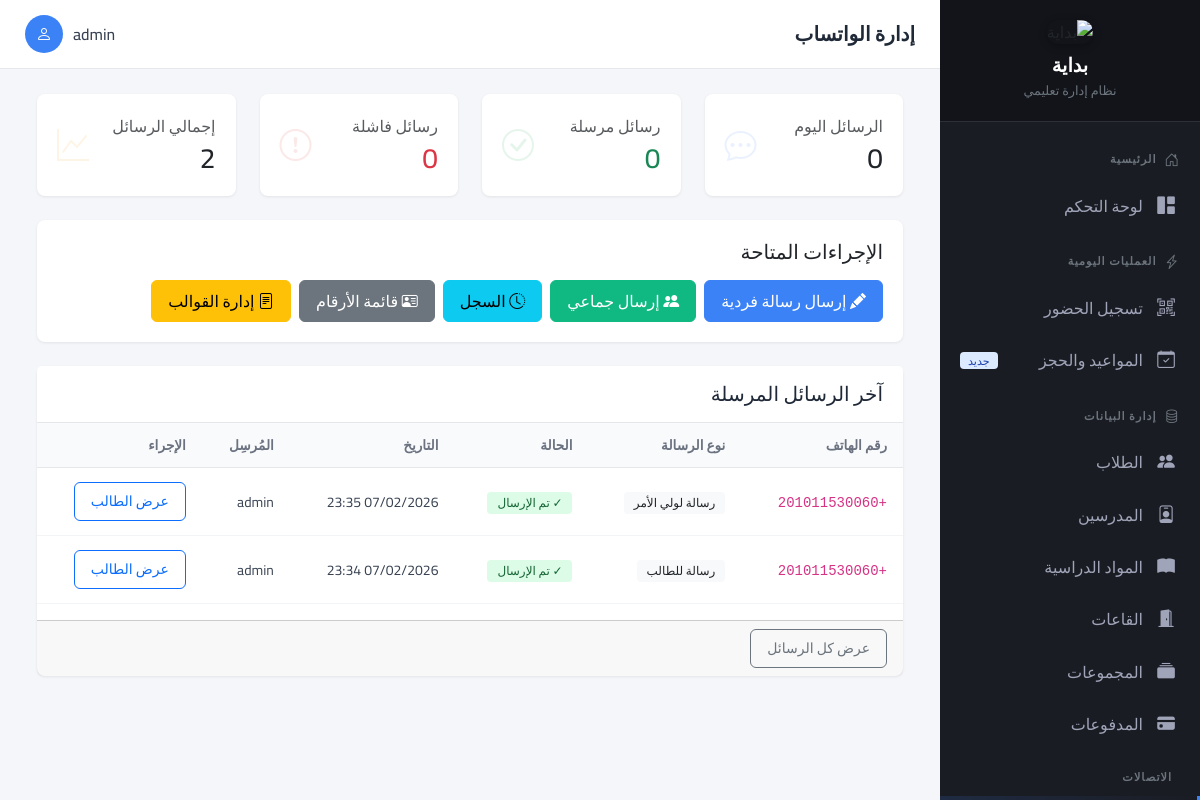
Page /notifications/whatsapp/ (signed in) on the committed database.
### apps/accounts/models.py (models this page shows, shortened)
class User(AbstractUser):
    ROLE_CHOICES = [
        ('admin', 'مدير النظام'),
        ('supervisor', 'مشرف الحضور'),
        ('teacher', 'مدرس'),
    ]
    user_id = models.AutoField(primary_key=True)
    role = models.CharField(
        max_length=20,
        choices=ROLE_CHOICES,
        default='supervisor',
        verbose_name='الدور'
    )
    phone = models.CharField(
        max_length=17,
        blank=True,
        verbose_name='رقم الهاتف'
    )
    is_active = models.BooleanField(default=True)
    created_at = models.DateTimeField(auto_now_add=True)
    updated_at = models.DateTimeField(auto_now=True)
    class Meta:
        db_table = 'users'
        verbose_name = 'مستخدم'
        verbose_name_plural = 'المستخدمين'

### apps/notifications/models.py (models this page shows, shortened)
class WhatsAppMessage(models.Model):
    STATUS_CHOICES = [
        ('pending', 'قيد الانتظار'),
        ('sent', 'تم الإرسال'),
        ('failed', 'فشل الإرسال'),
        ('delivered', 'تم التسليم'),
    ]
    MESSAGE_TYPE_CHOICES = [
        ('student', 'رسالة للطالب'),
        ('parent', 'رسالة لولي الأمر'),
        ('group', 'رسالة جماعية'),
        ('attendance', 'تقرير الحضور'),
        ('payment', 'تقرير المدفوعات'),
        ('custom', 'رسالة مخصصة'),
    ]
    message_id = models.AutoField(primary_key=True)
    phone_number = models.CharField(max_length=20, verbose_name="رقم الهاتف")
    message_text = models.TextField(verbose_name="نص الرسالة")
    message_type = models.CharField(
        max_length=20,
        choices=MESSAGE_TYPE_CHOICES,
        default='custom',
        verbose_name="نوع الرسالة"
    )
    student = models.ForeignKey(
        Student,
        on_delete=models.SET_NULL,
        null=True,
        blank=True,
        related_name='whatsapp_messages',
        verbose_name="الطالب"
    )
    group = models.ForeignKey(
        Group,
        on_delete=models.SET_NULL,
        null=True,
        blank=True,
        related_name='whatsapp_messages',
        verbose_name="المجموعة"
    )
    sent_by = models.ForeignKey(
        User,
        on_delete=models.SET_NULL,
        null=True,
        blank=True,
        related_name='whatsapp_messages_sent',
        verbose_name="المُرسِل"
    )
    status = models.CharField(
        max_length=20,
        choices=STATUS_CHOICES,
        default='pending',
        verbose_name="حالة الرسالة"
    )
    sent_at = models.DateTimeField(null=True, blank=True, verbose_name="وقت الإرسال")
    delivered_at = models.DateTimeField(null=True, blank=True, verbose_name="وقت التسليم")
    created_at = models.DateTimeField(auto_now_add=True, verbose_name="وقت الإنشاء")
    updated_at = models.DateTimeField(auto_now=True, verbose_name="آخر تحديث")
    error_message = models.TextField(blank=True, verbose_name="رسالة الخطأ")
    notes = models.TextField(blank=True, verbose_name="ملاحظات")
    class Meta:
        db_table = 'whatsapp_messages'
        verbose_name = 'رسالة واتساب'
        verbose_name_plural = 'رسائل واتساب'
        ordering = ['-created_at']
        indexes = [
            models.Index(fields=['status', '-created_at']),
            models.Index(fields=['phone_number', '-created_at']),
            models.Index(fields=['message_type', '-created_at']),
        ]

### apps/notifications/views.py (the view)
# urls.py: path('whatsapp/', views.whatsapp_dashboard, name='whatsapp_dashboard'),
@login_required
def whatsapp_dashboard(request):
    today_messages = WhatsAppMessage.objects.filter(
        created_at__date=timezone.now().date()
    )
    stats = {
        'total_today': today_messages.count(),
        'sent_today': today_messages.filter(status='sent').count(),
        'pending_today': today_messages.filter(status='pending').count(),
        'failed_today': today_messages.filter(status='failed').count(),
        'total_all_time': WhatsAppMessage.objects.count(),
    }
    recent_messages = WhatsAppMessage.objects.all()[:20]
    groups = Group.objects.all()
    context = {
        'stats': stats,
        'recent_messages': recent_messages,
        'groups': groups,
        'page_title': 'إدارة الواتساب'
    }
    return render(request, 'notifications/whatsapp_dashboard.html', context)

### templates/notifications/whatsapp_dashboard.html (shortened to what this page needs)
{% extends 'base.html' %}
{% block page_title %}إدارة الواتساب{% endblock %}
{% block content %}
<div class="container-fluid">
    <div class="row mb-4">
        <div class="col-md-3">
            <div class="card">
                <div class="card-body">
                    <div class="d-flex justify-content-between align-items-center">
                        <div>
                            <p class="text-muted mb-1">الرسائل اليوم</p>
                            <h3 class="mb-0">{{ stats.total_today }}</h3>
                        </div>
                        <i class="bi bi-chat-dots" style="font-size: 2rem; color: #3b82f6; opacity: 0.1;"></i>
                    </div>
                </div>
            </div>
        </div>
        <div class="col-md-3">
            <div class="card">
                <div class="card-body">
                    <div class="d-flex justify-content-between align-items-center">
                        <div>
                            <p class="text-muted mb-1">رسائل مرسلة</p>
                            <h3 class="mb-0 text-success">{{ stats.sent_today }}</h3>
                        </div>
                        <i class="bi bi-check-circle" style="font-size: 2rem; color: #16a34a; opacity: 0.1;"></i>
                    </div>
                </div>
            </div>
        </div>
        <div class="col-md-3">
            <div class="card">
                <div class="card-body">
                    <div class="d-flex justify-content-between align-items-center">
                        <div>
                            <p class="text-muted mb-1">رسائل فاشلة</p>
                            <h3 class="mb-0 text-danger">{{ stats.failed_today }}</h3>
                        </div>
                        <i class="bi bi-exclamation-circle" style="font-size: 2rem; color: #dc2626; opacity: 0.1;"></i>
                    </div>
                </div>
            </div>
        </div>
        <div class="col-md-3">
            <div class="card">
                <div class="card-body">
                    <div class="d-flex justify-content-between align-items-center">
                        <div>
                            <p class="text-muted mb-1">إجمالي الرسائل</p>
                            <h3 class="mb-0">{{ stats.total_all_time }}</h3>
                        </div>
                        <i class="bi bi-graph-up" style="font-size: 2rem; color: #f59e0b; opacity: 0.1;"></i>
                    </div>
                </div>
            </div>
        </div>
    </div>
    <div class="row mb-4">
        <div class="col-12">
            <div class="card">
                <div class="card-body">
                    <h5 class="card-title mb-3">الإجراءات المتاحة</h5>
                    <div class="d-flex flex-wrap gap-2">
                        <a href="{% url 'notifications:send_message' %}" class="btn btn-primary">
                            <i class="bi bi-pencil-fill"></i> إرسال رسالة فردية
                        </a>
                        <a href="{% url 'notifications:send_bulk_message' %}" class="btn btn-success">
                            <i class="bi bi-people-fill"></i> إرسال جماعي
                        </a>
                        <a href="{% url 'notifications:message_history' %}" class="btn btn-info">
                            <i class="bi bi-clock-history"></i> السجل
                        </a>
                        <a href="{% url 'notifications:contact_list' %}" class="btn btn-secondary">
                            <i class="bi bi-person-vcard"></i> قائمة الأرقام
                        </a>
                        <a href="{% url 'notifications:manage_templates' %}" class="btn btn-warning">
                            <i class="bi bi-file-text"></i> إدارة القوالب
                        </a>
                    </div>
                </div>
            </div>
        </div>
    </div>
    <div class="row">
        <div class="col-12">
            <div class="card">
                <div class="card-header">
                    <h5 class="mb-0">آخر الرسائل المرسلة</h5>
                </div>
                <div class="table-responsive">
                    <table class="table table-hover mb-0">
                        <thead class="table-light">
                            <tr>
                                <th>رقم الهاتف</th>
                                <th>نوع الرسالة</th>
                                <th>الحالة</th>
                                <th>التاريخ</th>
                                <th>المُرسِل</th>
                                <th>الإجراء</th>
                            </tr>
                        </thead>
                        <tbody>
                            {% for message in recent_messages %}
                            <tr>
                                <td>
                                    <code>{{ message.phone_number }}</code>
                                </td>
                                <td>
                                    <span class="badge bg-light text-dark">{{ message.get_message_type_display }}</span>
                                </td>
                                <td>
                                    {% if message.status == 'sent' %}
                                    <span class="badge bg-success">✓ تم الإرسال</span>
                                    {% elif message.status == 'failed' %}
                                    <span class="badge bg-danger">✗ فشل</span>
                                    {% elif message.status == 'pending' %}
                                    <span class="badge bg-warning">⏳ قيد الانتظار</span>
                                    {% else %}
                                    <span class="badge bg-secondary">{{ message.get_status_display }}</span>
                                    {% endif %}
                                </td>
                                <td>
                                    <small>{{ message.created_at|date:"d/m/Y H:i" }}</small>
                                </td>
                                <td>
                                    <small>{{ message.sent_by.get_full_name|default:message.sent_by.username }}</small>
                                </td>
                                <td>
                                    {% if message.student %}
                                    <a href="{% url 'students:detail' message.student.student_id %}" class="btn btn-sm btn-outline-primary">
                                        عرض الطالب
                                    </a>
                                    {% endif %}
                                </td>
                            </tr>
                            {% empty %}
                            <tr>
                                <td colspan="6" class="text-center text-muted py-4">
                                    لا توجد رسائل مرسلة بعد
                                </td>
                            </tr>
                            {% endfor %}
                        </tbody>
                    </table>
                </div>
                <div class="card-footer">
                    <a href="{% url 'notifications:message_history' %}" class="btn btn-sm btn-outline-secondary">
                        عرض كل الرسائل
                    </a>
                </div>
            </div>
        </div>
    </div>
</div>
{% endblock %}

### templates/base.html (shortened to what this page needs)
<!DOCTYPE html>
<html lang="ar" dir="rtl">
<head>
    <link href="https://cdn.jsdelivr.net/npm/bootstrap@5.3.2/dist/css/bootstrap.rtl.min.css" rel="stylesheet">
    <link rel="stylesheet" href="https://cdn.jsdelivr.net/npm/bootstrap-icons@1.11.1/font/bootstrap-icons.css">
</head>
<body>
    <aside class="sidebar" id="sidebar">
        <div class="sidebar-header">
            <img src="https://quant1.b-cdn.net/R3TXa5heKSHw.jpeg" alt="بداية" class="sidebar-logo">
            <h4>بداية</h4>
            <span>نظام إدارة تعليمي</span>
        </div>
        <nav class="sidebar-menu">
            <div class="menu-section">
                <div class="menu-header">
                    <i class="bi bi-house-door"></i>
                    الرئيسية
                </div>
                <a href="{% url 'reports:dashboard' %}" class="menu-item {% if request.resolver_match.namespace == 'reports' and request.resolver_match.url_name == 'dashboard' %}active{% endif %}">
                    <i class="bi bi-grid-1x2-fill"></i>
                    <span>لوحة التحكم</span>
                </a>
            </div>
            <div class="menu-section">
                <div class="menu-header">
                    <i class="bi bi-lightning-charge"></i>
                    العمليات اليومية
                </div>
                <a href="{% url 'attendance:scanner' %}" class="menu-item {% if request.resolver_match.url_name == 'scanner' %}active{% endif %}">
                    <i class="bi bi-qr-code-scan"></i>
                    <span>تسجيل الحضور</span>
                </a>
                <a href="{% url 'teachers:booking_search' %}" class="menu-item {% if 'booking' in request.resolver_match.url_name %}active{% endif %}">
                    <i class="bi bi-calendar-check"></i>
                    <span>المواعيد والحجز</span>
                    <span class="badge bg-primary">جديد</span>
                </a>
            </div>
            <div class="menu-section">
                <div class="menu-header">
                    <i class="bi bi-database"></i>
                    إدارة البيانات
                </div>
                <a href="{% url 'students:list' %}" class="menu-item {% if request.resolver_match.namespace == 'students' %}active{% endif %}">
                    <i class="bi bi-people-fill"></i>
                    <span>الطلاب</span>
                </a>
                <a href="{% url 'teachers:list' %}" class="menu-item ">
                    <i class="bi bi-person-badge"></i>
                    <span>المدرسين</span>
                </a>
                <a href="{% url 'teachers:subject_list' %}" class="menu-item {% if 'subject' in request.resolver_match.url_name %}active{% endif %}">
                    <i class="bi bi-book-fill"></i>
                    <span>المواد الدراسية</span>
                </a>
                <a href="{% url 'teachers:room_list' %}" class="menu-item {% if 'room' in request.resolver_match.url_name %}active{% endif %}">
                    <i class="bi bi-door-open-fill"></i>
                    <span>القاعات</span>
                </a>
                <a href="{% url 'teachers:group_list' %}" class="menu-item {% if 'group' in request.resolver_match.url_name %}active{% endif %}">
                    <i class="bi bi-collection-fill"></i>
                    <span>المجموعات</span>
                </a>
                <a href="{% url 'payments:list' %}" class="menu-item {% if request.resolver_match.namespace == 'payments' %}active{% endif %}">
                    <i class="bi bi-credit-card-fill"></i>
                    <span>المدفوعات</span>
                </a>
            </div>
            <div class="menu-section">
                <div class="menu-header">
                    الاتصالات
                </div>
            </div>
        </nav>
    </aside>
    <div class="main-wrapper">
        <header class="top-header">
            <div class="d-flex align-items-center">
                <h1 class="page-title">{% block page_title %}لوحة التحكم{% endblock %}</h1>
            </div>
            {% if user.is_authenticated %}
            <div class="user-info">
                <span class="user-name">{{ user.get_full_name|default:user.username }}</span>
                <div class="user-avatar">
                    <i class="bi bi-person"></i>
                </div>
            </div>
            {% endif %}
        </header>
        <main class="content-area">
            {% block content %}{% endblock %}
        </main>
    </div>
</body>
</html>

### rows in the picture
User: get_full_name "admin"
WhatsAppMessage: phone_number "+201011530060", message_type "رسالة لولي الأمر", status "✓ تم الإرسال", created_at "07/02/2026 23:35", sent_by.get_full_name "admin", shows "عرض الطالب"
WhatsAppMessage: phone_number "+201011530060", message_type "رسالة للطالب", status "✓ تم الإرسال", created_at "07/02/2026 23:34", sent_by.get_full_name "admin", shows "عرض الطالب"

### other values in the picture
{{ stats.total_today }} "0"
{{ stats.sent_today }} "0"
{{ stats.failed_today }} "0"
{{ stats.total_all_time }} "2"
